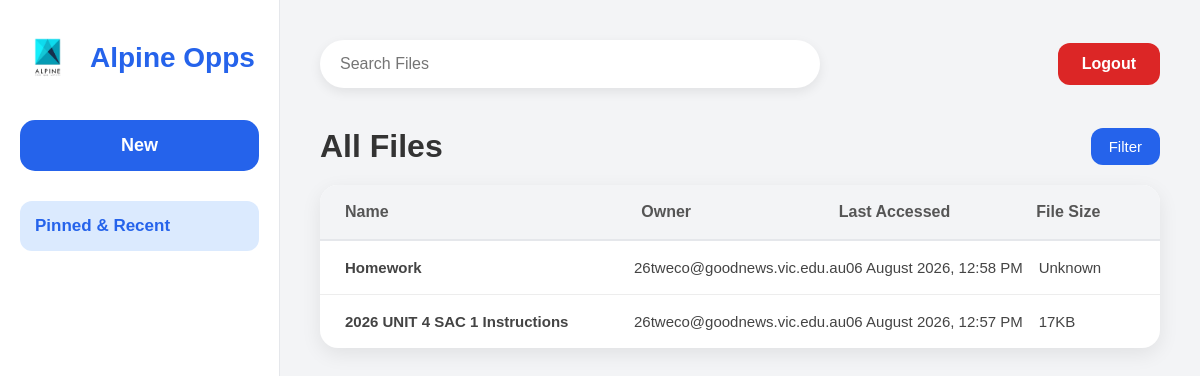
Page /dashboard (signed in) on the earlier database version.
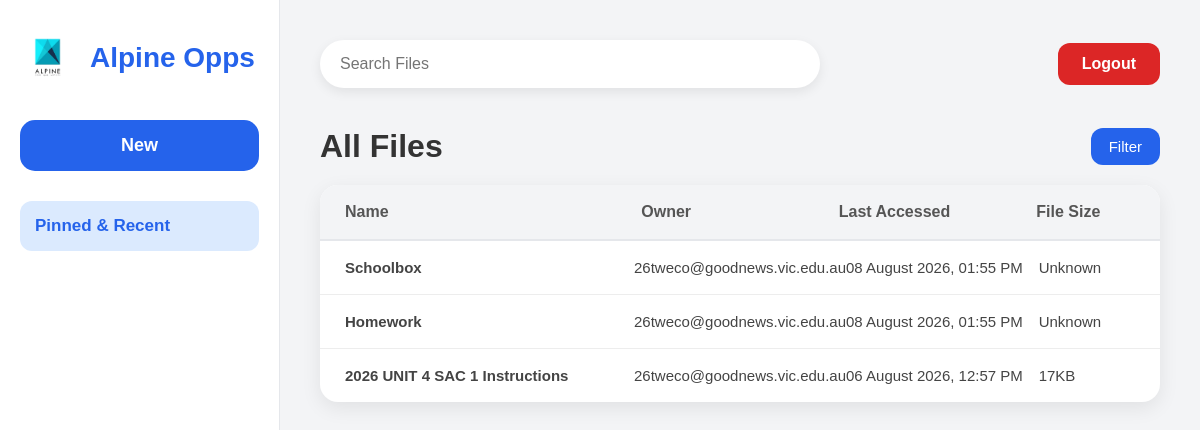
Same page on the later database version.
### tables this page shows
CREATE TABLE Files (

        FileID INTEGER PRIMARY KEY AUTOINCREMENT,

        FileName TEXT NOT NULL,

        FileType TEXT NOT NULL,

        FileURL TEXT NOT NULL,

        FileOwner TEXT NOT NULL,

        LastAccessed TEXT NOT NULL,

        FileSize TEXT,

        IsPinned INTEGER DEFAULT 0

    );

### app.py (the view)
@app.route("/dashboard")
def dashboard():
    if "email" not in session:
        return redirect(url_for("login_page"))
    connection = sqlite3.connect(DATABASE)
    connection.row_factory = sqlite3.Row
    cursor = connection.cursor()
    cursor.execute("""
        SELECT *
        FROM Files
        ORDER BY IsPinned DESC, FileID DESC
    """)
    files = cursor.fetchall()
    connection.close()
    return render_template(
        "dashboard.html",
        files=files
    )

### templates/dashboard.html (shortened to what this page needs)
<!DOCTYPE html>
<html lang="en">
<head>
    <link
        rel="stylesheet"
        href="{{ url_for('static', filename='css/dashboard.css') }}"
    >
</head>
<body>
<div class="container">
    <aside class="sidebar">
        <div class="logo">
            <img
                src="{{ url_for('static', filename='images/logo.png') }}"
                alt="Logo"
            >
            <h2>Alpine Opps</h2>
        </div>
        <form action="{{ url_for('newfile') }}" method="GET">
            <button type="submit" class="new-btn">
                New
            </button>
        </form>
        <div class="menu">
            <div class="menu-item active">
                <p>Pinned & Recent</p>
            </div>
        </div>
    </aside>
    <main class="main-content">
        <header class="topbar">
            <div class="search-box">
                <input type="text" placeholder="Search Files">
            </div>
            <a href="{{ url_for('logout') }}" class="logout-btn">
                Logout
            </a>
        </header>
        <section class="files-header">
            <h1>All Files</h1>
            <button class="filter-btn">
                Filter
            </button>
        </section>
        <section class="file-table">
            <div class="table-head">
                <div>Name</div>
                <div>Owner</div>
                <div>Last Accessed</div>
                <div>File Size</div>
            </div>
            {% for file in files %}
                <div
                    class="table-row"
                    onclick="window.open('{{ url_for('open_file', file_id=file['FileID']) }}', '_blank')"
                    tabindex="0"
                    role="button"
                    onkeydown="if(event.key==='Enter' || event.key===' '){
                        event.preventDefault();
                        window.open('{{ url_for('open_file', file_id=file['FileID']) }}', '_blank');
                    }" >
                    <div class="file-name">
                        {{ file["FileName"] }}
                    </div>
                    <div>
                        {{ file["FileOwner"] }}
                    </div>
                    <div>
                        {{ file["LastAccessed"] }}
                    </div>
                    <div>
                        {{ file["FileSize"] }}
                    </div>
                </div>
            {% endfor %}
        </section>
    </main>
</div>
</body>
</html>

### static/css/dashboard.css (style rules this page uses)
* { margin:0; padding:0; box-sizing:border-box; font-family:Arial, Helvetica, sans-serif; }
body { background:#f3f4f6; color:#333; }
.container { display:flex; height:100vh; }
.sidebar { width:280px; background:#ffffff; border-right:1px solid #e5e7eb; padding:30px 20px; display:flex; flex-direction:column; }
.logo { display:flex; align-items:center; gap:15px; margin-bottom:35px; }
.logo img { width:55px; }
.logo h2 { font-size:28px; color:#2563eb; }
.new-btn { width:100%; padding:15px; border:none; border-radius:15px; background:#2563eb; color:white; font-size:18px; font-weight:bold; cursor:pointer; margin-bottom:30px; transition:.2s; }
.menu { margin-bottom:20px; }
.menu-item { padding:15px; border-radius:12px; cursor:pointer; transition:.2s; font-size:17px; }
.active { background:#dbeafe; color:#2563eb; font-weight:bold; }
.main-content { flex:1; padding:40px; }
.topbar { display:flex; justify-content:space-between; align-items:center; margin-bottom:40px; }
.search-box { width:500px; }
.search-box input { width:100%; padding:15px 20px; border:none; border-radius:30px; background:white; font-size:16px; outline:none; box-shadow:0 4px 12px rgba(0,0,0,.08); }
.logout-btn { text-decoration:none; background:#dc2626; color:white; padding:12px 24px; border-radius:12px; font-weight:bold; transition:.2s; }
.files-header { display:flex; justify-content:space-between; align-items:center; margin-bottom:25px; }
.files-header h1 { font-size:34px; font-weight:600; }
.filter-btn { background:#2563eb; color:white; border:none; border-radius:12px; padding:12px 24px; font-size:15px; cursor:pointer; transition:.2s; }
.file-table { background:white; border-radius:18px; overflow:hidden; box-shadow:0 8px 20px rgba(0,0,0,.08); }
.table-head { display:grid; grid-template-columns:3fr 2fr 2fr 1fr; background:#f8fafc; padding:20px 30px; font-weight:bold; color:#666; border-bottom:2px solid #e5e7eb; }
.table-row { display:grid; grid-template-columns:3fr 2fr 2fr 1fr; padding:20px 30px; border-bottom:1px solid #f1f1f1; transition:.2s; }
.table-row:last-child { border-bottom:none; }
.table-row div:first-child { font-weight:600; }
.files-header { display:flex; justify-content:space-between; align-items:center; margin-bottom:20px; }
.files-header h1 { font-size:32px; color:#333; font-weight:600; }
.filter-btn { display:flex; align-items:center; gap:8px; padding:10px 18px; border:none; border-radius:12px; background:#2563eb; color:white; cursor:pointer; font-size:15px; transition:.2s; }
.file-table { background:white; border-radius:18px; overflow:hidden; box-shadow:0 6px 20px rgba(0,0,0,.08); }
.table-head { display:grid; grid-template-columns: 3fr 2fr 2fr 1fr; background:#f3f4f6; padding:18px 25px; font-weight:bold; color:#555; border-bottom:2px solid #e5e7eb; }
.table-row { display:grid; grid-template-columns: 3fr 2fr 2fr 1fr; padding:18px 25px; align-items:center; border-bottom:1px solid #ededed; transition:.2s; font-size:15px; }
.table-row div { color:#444; }

Differences in the rows shown:
added Files: FileName "Schoolbox", FileOwner "26tweco@goodnews.vic.edu.au", LastAccessed "08 August 2026, 01:55 PM", FileSize "Unknown"
changed Files "Homework": LastAccessed "06 August 2026, 12:58 PM" → "08 August 2026, 01:55 PM"
